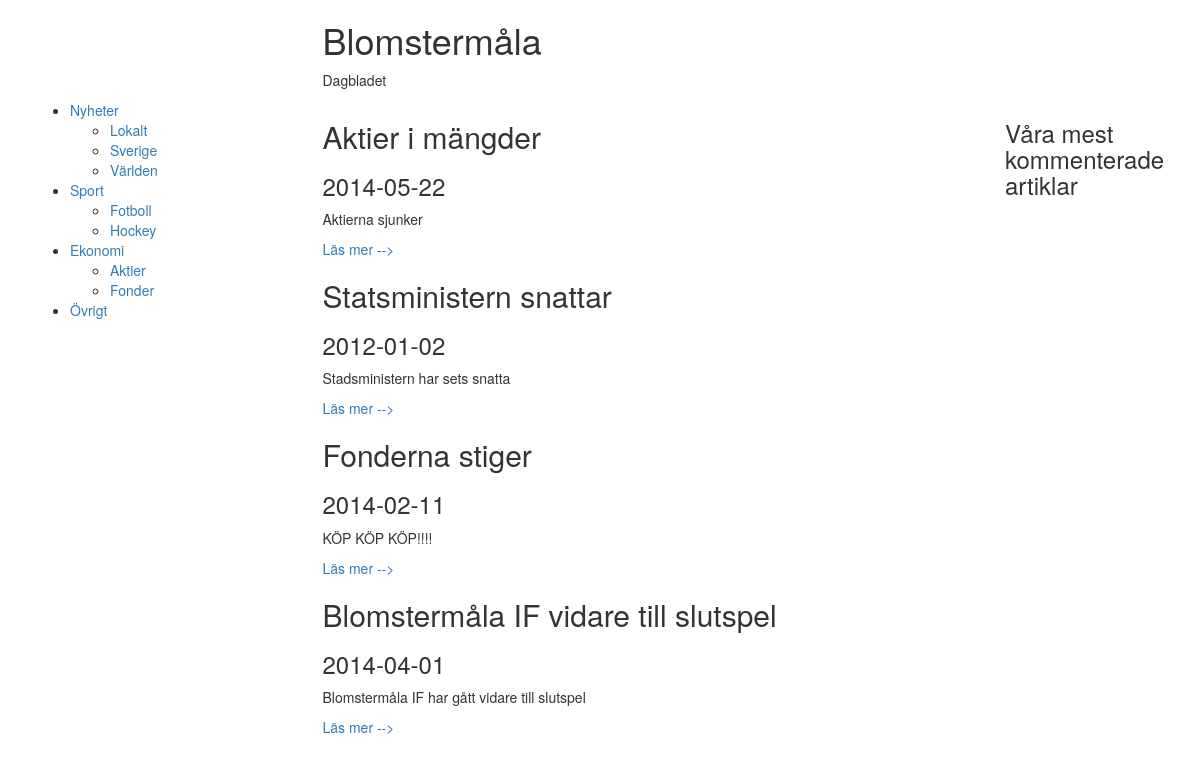
The page / on the database its author committed.
### tables this page shows
create table Sub_Category
(SubCategoryID     int NOT NULL AUTO_INCREMENT,
 SubCategoryname	varchar(50),
 CategoryID			int NOT NULL,
 primary key (SubCategoryID),
 foreign key (CategoryID) references Category(CategoryID));

create table Category
(CategoryID     int NOT NULL AUTO_INCREMENT,
 Categoryname	varchar(50),
 primary key (CategoryID));

create table Article
(Title			varchar(100),
 Preamble     		varchar(200),
 Content     		text,
 Date			date,
 ArticleID		int NOT NULL AUTO_INCREMENT,
 SubCategoryID	int NOT NULL,
 primary key (ArticleID),
 foreign key (SubCategoryID) references Sub_Category(SubCategoryID));

### index.php (the view, shortened to what this page needs)
<?php
  include('db.php');
?>
<!DOCTYPE html>
<html>
  <head>
    <link href="css/bootstrap.min.css" rel="stylesheet">
  </head>
	<body>
	<div class="container">
	<div class="row">
		<div class="col-md-6 col-md-offset-3">
			<h1>Blomstermåla</h1>
			<p>Dagbladet</p>
		</div>
	</div>
	<div class="row">
	<div class="col-md-3">
	<?php
    $sql = "select Category.CategoryID, Categoryname, SubCategoryname, SubCategoryID from Category left join Sub_Category on Sub_Category.CategoryID=Category.CategoryID order by Category.CategoryID";
    $result = mysqli_query($link, $sql);
$owner = "";
echo("<ul>\n");
while ($row = mysqli_fetch_array($result))
{
	if (($row[1]!=$owner) && ($owner!="")){
			echo("\t</ul>\n</li>\n");
		}
	if ($row[1]!=$owner){
		echo('<li><a href="index.php?cat='.$row[0].'&sub_cat=0">'.$row[1]."</a>\n\t<ul>\n");
		$owner=$row[1];
	}
	if($row[2]!=null){
		echo('<li><a href="index.php?cat='.$row[0].'&sub_cat='.$row[3].'">'.$row[2].'</a></li>');
	}
}
echo("\t</ul>\n</li>\n");
echo("</ul>\n");
?>
	</div>
	<div class="col-md-7">
				<?php
$cat = $_GET['cat'];
if ($cat==null)
{
	$sql = "select Title, Preamble, Date, ArticleID from Article order by ArticleID desc limit 5";
}
$result = mysqli_query($link, $sql);
while ($row = mysqli_fetch_array($result))
{
	echo('<div class="newsitem">');
	echo("\t\t<h2>".$row[0]."</h2>\n");
	echo('<h3>'.$row[2].'</h3>');
	echo('<p class="Preamble">'.$row[1].'</p>');
	echo('<a href="Article.php?ArtID='.$row[3].'">Läs mer --></a>');
	echo('</div>');
}
?>
	</div>
	<div class="col-md-2">
		<h3>Våra mest kommenterade artiklar</h3>
	</div>
	</div>
	</body>
</html>

### rows shown on the page
sub_category: CategoryID.Categoryname "Nyheter", SubCategoryname "Lokalt"
sub_category: SubCategoryname "Sverige"
sub_category: SubCategoryname "Världen"
sub_category: CategoryID.Categoryname "Sport", SubCategoryname "Fotboll"
sub_category: SubCategoryname "Hockey"
sub_category: CategoryID.Categoryname "Ekonomi", SubCategoryname "Aktier"
sub_category: SubCategoryname "Fonder"
category: Categoryname "Övrigt"
article: Title "Aktier i mängder", Date "2014-05-22", Preamble "Aktierna sjunker"
article: Title "Statsministern snattar", Date "2012-01-02", Preamble "Stadsministern har sets snatta"
article: Title "Fonderna stiger", Date "2014-02-11", Preamble "KÖP KÖP KÖP!!!!"
article: Title "Blomstermåla IF vidare till slutspel", Date "2014-04-01", Preamble "Blomstermåla IF har gått vidare till slutspel"
